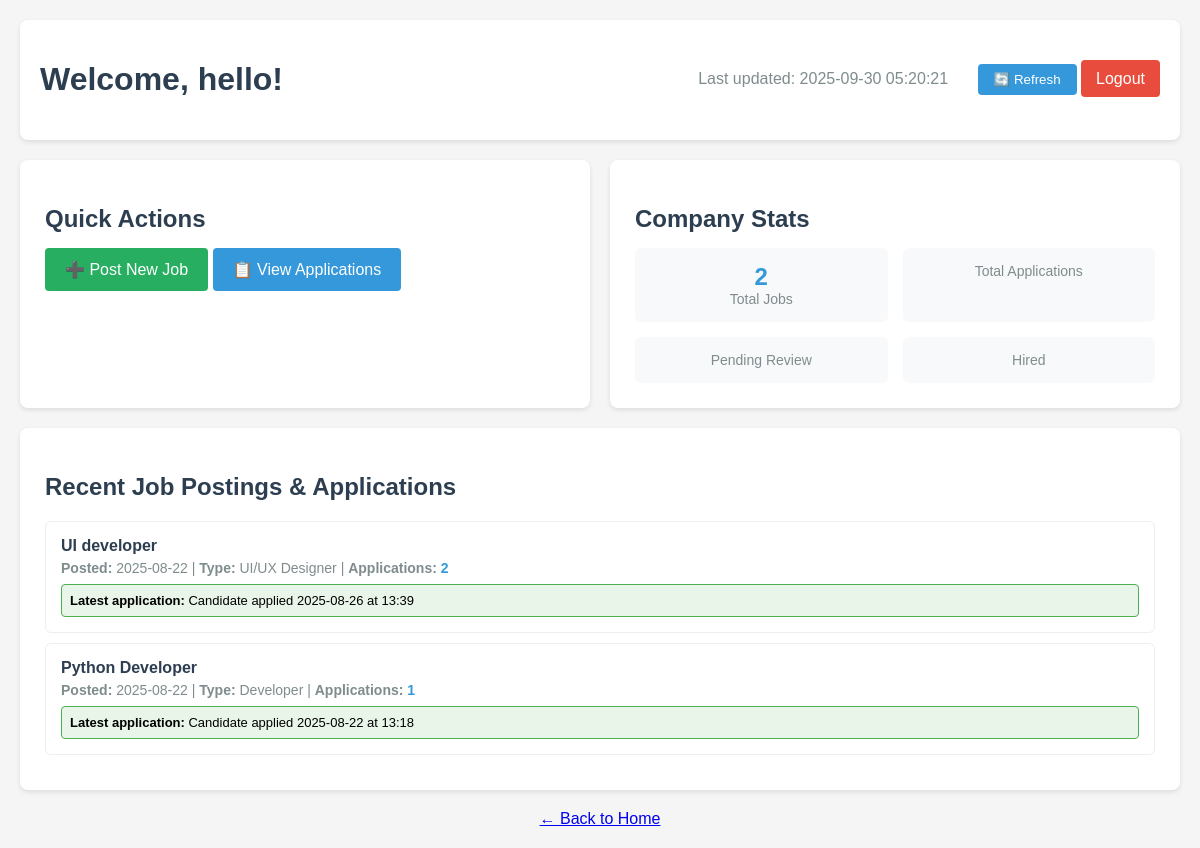
The page /dashboard/company (signed in) on the database as committed earlier.
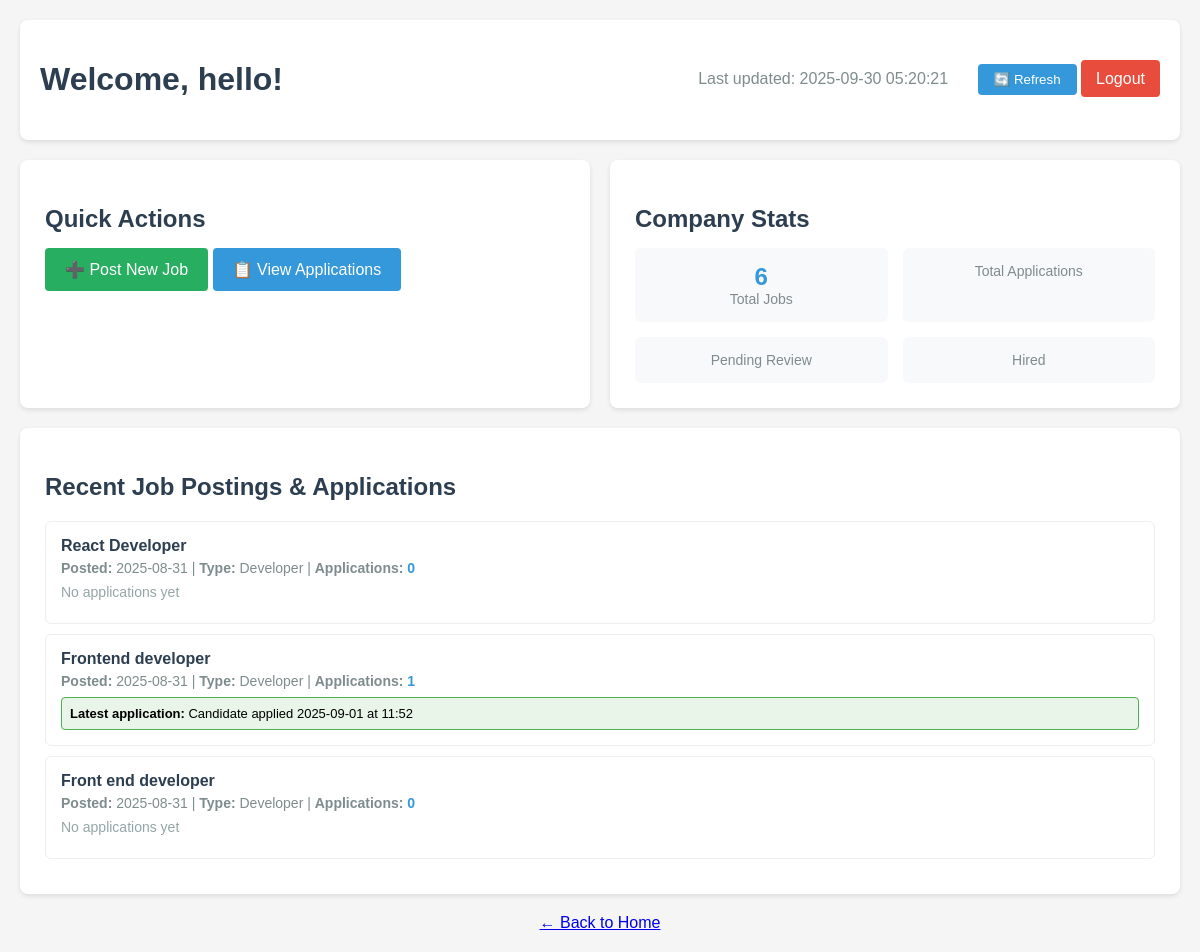
The same page on the database as committed later.
### app.py (models this page shows, shortened)
class Job(db.Model):
    id = db.Column(db.Integer, primary_key=True)
    title = db.Column(db.String(100), nullable=False)
    description = db.Column(db.Text, nullable=False)
    requirements = db.Column(db.Text)
    role_type = db.Column(db.String(50), nullable=False)  # e.g., 'Developer', 'UI/UX', 'Marketing'
    company_id = db.Column(db.Integer, db.ForeignKey('company.id'), nullable=False)
    date_posted = db.Column(db.DateTime, nullable=False, default=datetime.utcnow)
    applications = db.relationship('Application', backref='position', lazy=True)

class Application(db.Model):
    id = db.Column(db.Integer, primary_key=True)
    candidate_id = db.Column(db.Integer, db.ForeignKey('candidate.id'), nullable=False)
    job_id = db.Column(db.Integer, db.ForeignKey('job.id'), nullable=False)
    status = db.Column(db.String(50), default='Applied')  # e.g., Applied, Aptitude Test, Coding Test, Project, Rejected, Hired
    aptitude_score = db.Column(db.Float)
    coding_score = db.Column(db.Float)
    project_score = db.Column(db.Float)
    date_applied = db.Column(db.DateTime, nullable=False, default=datetime.utcnow)

### app.py (the view)
@app.route('/dashboard/company')
@login_required
def company_dashboard():
    print(f"Current user type: {type(current_user).__name__}")
    print(f"Current user is Company instance: {isinstance(current_user, Company)}")
    if not isinstance(current_user, Company):
        flash('Access denied. Please login as a company.', 'error')
        print("Redirecting to login because user is not a Company instance")
        return redirect(url_for('login'))
    from datetime import timedelta
    ten_minutes_ago = datetime.utcnow() - timedelta(minutes=10)
    current_time = datetime.utcnow().strftime('%Y-%m-%d %H:%M:%S')
    return render_template('company_dashboard.html',
                         user=current_user,
                         current_time=current_time,
                         ten_minutes_ago=ten_minutes_ago)

### app.py (called while the page is built)
@login_manager.user_loader
def load_user(user_id):
    print(f"Trying to load user with ID: {user_id}")
    if not user_id or '_' not in user_id:
        print("Invalid user ID format")
        return None
    try:
        user_type, id_num = user_id.split('_', 1)
        id_num = int(id_num)
        if user_type == 'candidate':
            user = Candidate.query.get(id_num)
            if user:
                print(f"Loaded candidate: {user.username}")
            return user
        elif user_type == 'company':
            user = Company.query.get(id_num)
            if user:
                print(f"Loaded company: {user.company_name}")
            return user
        else:
            print(f"Unknown user type: {user_type}")
            return None
    except ValueError:
        print(f"Invalid user ID format: {user_id}")
        return None

### templates/company_dashboard.html (shortened to what this page needs)
<!DOCTYPE html>
<html lang="en">
<head>
</head>
<body>
    <div class="header">
        <h1 class="welcome">Welcome, {{ user.company_name }}!</h1>
        <div>
            <span style="color: #7f8c8d; margin-right: 15px;">Last updated: {{ current_time }}</span>
            <button class="refresh-btn" onclick="window.location.reload()">🔄 Refresh</button>
            <a href="{{ url_for('logout') }}" class="logout-btn">Logout</a>
        </div>
    </div>
    <div class="dashboard-grid">
        <div class="dashboard-card">
            <h2 class="card-title">Quick Actions</h2>
            <div>
                <a href="{{ url_for('post_job') }}" class="btn-success">➕ Post New Job</a>
                <a href="{{ url_for('company_jobs') }}" class="btn-primary">📋 View Applications</a>
            </div>
        </div>
        <div class="dashboard-card">
            <h2 class="card-title">Company Stats</h2>
            <div class="stats">
                <div class="stat-item">
                    <div class="stat-number">{{ user.jobs|length }}</div>
                    <div class="stat-label">Total Jobs</div>
                </div>
                <div class="stat-item">
                    <div class="stat-label">Total Applications</div>
                </div>
                <div class="stat-item">
                    <div class="stat-label">Pending Review</div>
                </div>
                <div class="stat-item">
                    <div class="stat-label">Hired</div>
                </div>
            </div>
        </div>
    </div>
    <div class="dashboard-card">
        <h2 class="card-title">Recent Job Postings & Applications</h2>
        <div class="recent-jobs">
            {% if user.jobs %}
                {% for job in user.jobs[-3:]|reverse %}
                    <div class="job-item">
                        <div class="job-title">{{ job.title }}</div>
                        <div class="job-meta">
                            <strong>Posted:</strong> {{ job.date_posted.strftime('%Y-%m-%d') }} |
                            <strong>Type:</strong> {{ job.role_type }} |
                            <strong>Applications:</strong> <span style="color: #3498db; font-weight: bold;">{{ job.applications|length }}</span>
                        </div>
                        {% if job.applications %}
                            {% set latest_application = job.applications|sort(attribute='date_applied')|last %}
                            <div class="application-alert">
                                <strong>Latest application:</strong>
                                {{ latest_application.candidate_name if latest_application.candidate_name else 'Candidate' }}
                                applied {{ latest_application.date_applied.strftime('%Y-%m-%d at %H:%M') }}
                            </div>
                        {% else %}
                            <div class="job-meta" style="color: #95a5a6;">
                                No applications yet
                            </div>
                        {% endif %}
                    </div>
                {% endfor %}
            {% else %}
                <div class="empty-state">
                    <p>You haven't posted any jobs yet.</p>
                    <p>Get started by posting your first job opening!</p>
                </div>
            {% endif %}
        </div>
    </div>
    <div style="text-align: center; margin-top: 20px;">
        <a href="{{ url_for('home') }}">← Back to Home</a>
    </div>
</body>
</html>

Rows that differ between the two databases and show on the page:
no longer on this page (row unchanged): Job: title "UI developer", date_posted "2025-08-22", role_type "UI/UX Designer", applications|length "2", candidate_name "Candidate"
no longer on this page (row unchanged): Application: date_applied "2025-08-26 at 13:39"
no longer on this page (row unchanged): Job: title "Python Developer", date_posted "2025-08-22", role_type "Developer", applications|length "1", candidate_name "Candidate"
no longer on this page (row unchanged): Application: date_applied "2025-08-22 at 13:18"
added Job: title "React Developer", date_posted "2025-08-31", role_type "Developer", applications|length "0", shows "No applications yet"
added Job: title "Frontend developer", date_posted "2025-08-31", role_type "Developer", applications|length "1", candidate_name "Candidate"
added Application: date_applied "2025-09-01 at 11:52"
added Job: title "Front end developer", date_posted "2025-08-31", role_type "Developer", applications|length "0", shows "No applications yet"
Other text that changed with them:
{{ user.jobs|length }}: "2" → "6"
